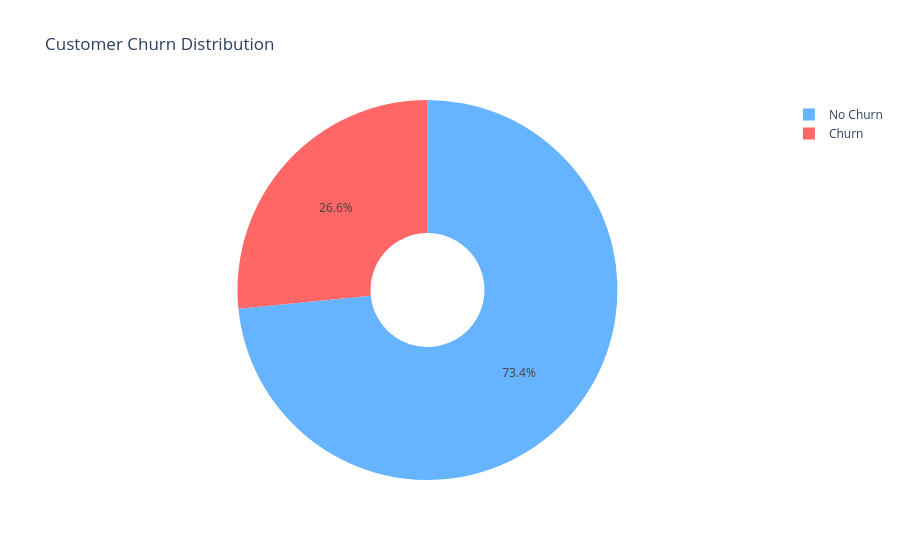

Here is the notebook cell this chart was saved with:
### Markdown cell above
## 3. Exploratory Data Analysis (EDA)

### Code cell
# Overall churn distribution
labels = churn_dataset['Churn'].map({0: 'No Churn', 1: 'Churn'}).value_counts()
plot_data = [go.Pie(labels=labels.index, values=labels.values,
                    marker=dict(colors=['#66b3ff','#ff6666']),
                    hole=0.3)]
layout = go.Layout(title='Customer Churn Distribution')
po.iplot(go.Figure(data=plot_data, layout=layout))

### Figure 1 — Plotly figure (JSON) as saved in the notebook; plotly's stock layout.template omitted (floating-point values rounded to 4 significant figures)
{"data": [{"hole": 0.3, "labels": ["No Churn", "Churn"], "marker": {"colors": ["#66b3ff", "#ff6666"]}, "type": "pie", "values": [5163, 1869]}], "layout": {"title": {"text": "Customer Churn Distribution"}}}
